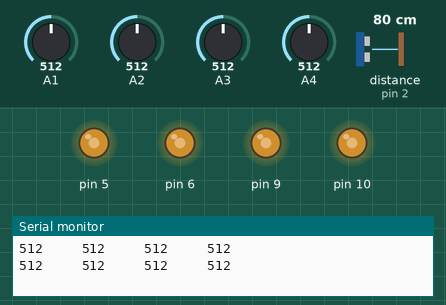
The sketch below on a simulated Arduino Uno, built with avr-gcc and run on an emulated ATmega328P. Parts: output pins drawn as LEDs (lit = HIGH), the last lines printed to the serial monitor. Wiring (inferred from the names in the program): ultrasonic range finder: trigger pin 4; echo pin 2. The inputs (shaded band) are chosen by the test bench; at power-on: A1 = 512, A2 = 512, A3 = 512, A4 = 512, distance to the obstacle (sensor on pin 2) 80 cm. The echo pulse lasts 58.3 µs per cm; pins used as bus, display or sensor lines are not drawn.

Above: at 1.5 s.
1.6 s: A1 set to 601
3.1 s: A1 set to 624
At 3.7 s:
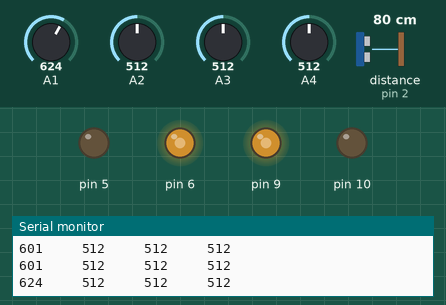
4.7 s: A2 set to 606
6.5 s: A2 set to 643
At 7.4 s:
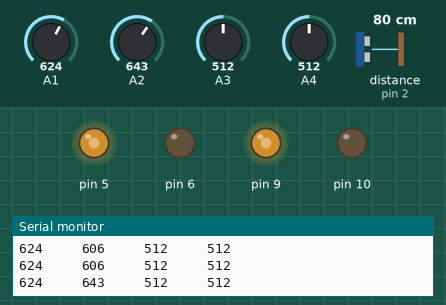
8.2 s: A3 set to 532
10.0 s: A3 set to 557
At 11.2 s:
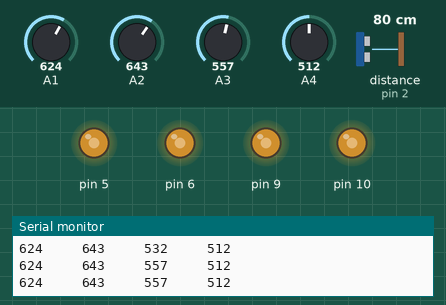
Timing chart, 0 to 12.7 s (numbered marks = the images above; inputs shaded):
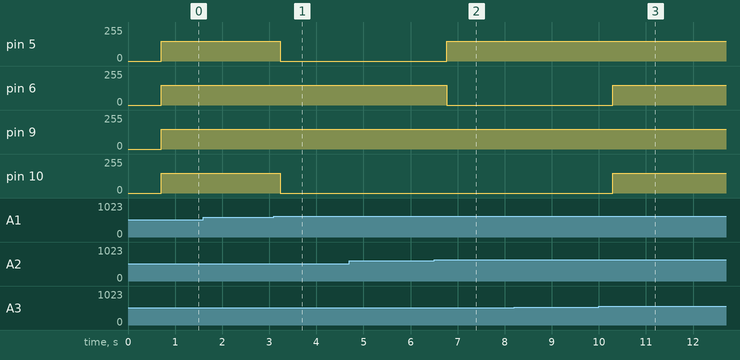

Measured:
- the behaviour switches between 611 and 612 on A1 (found by bisection; images 0 and 1)
- the behaviour switches between 624 and 625 on A2 (found by bisection; images 1 and 2)
- the behaviour switches between 543 and 544 on A3 (found by bisection; images 2 and 3)
- after the input at 3.1 s, pin 5, pin 10: 150/255 → 0/255 after 0.14 s
- after the input at 6.5 s, pin 5: 0/255 → 150/255 after 0.27 s; pin 6: 150/255 → 0/255 after 0.27 s
- after the input at 10.0 s, pin 6, pin 10: 0/255 → 150/255 after 0.30 s

The sketch:

20181127_smart_vase.ino
```cpp
 #include <arduino.h>
 #include <SPI.h>
 #include <SoftwareSerial.h>

const int trigPin = 4;
const int echoPin = 2;
long duration;
int distance;

unsigned long last_light_check_millis = 0;

bool get_light_value(unsigned int &value1, unsigned int &value2, unsigned int &value3, unsigned int &value4){

  unsigned long start_millis = millis();
while ( ((millis() - start_millis ) < 500) ){// timeout(5초)
  ;
}
if ( ( millis() - start_millis ) > 500 ) return false; // timeout인 경우
{
value1 = analogRead(A1);
value2 = analogRead(A2);
value3 = analogRead(A3);
value4 = analogRead(A4);

if(value1 <15 || value1 > 1015){
  return false;
}
if(value2 <15 || value2 > 1015){
  return false;
}
if(value3 <15 || value3 > 1015){
  return false;
}
if(value4 <15 || value4 > 1015){
  return false;
}
}
return true;


}

int Cal_dist(void){
int temp_distance;
digitalWrite(trigPin,LOW);
delayMicroseconds(2);
digitalWrite(trigPin,HIGH);
delayMicroseconds(10);
digitalWrite(trigPin,LOW);
duration = pulseIn(echoPin, HIGH);
temp_distance = duration*0.034/2;
return temp_distance;
}

void setup() {
Serial.begin(9600);
// 오른쪽 바퀴
  pinMode(5, OUTPUT);
  pinMode(6, OUTPUT);

  // 왼쪽 바퀴
 pinMode(9, OUTPUT);
  pinMode(10, OUTPUT);

// 조도센서
  pinMode(A1, INPUT);
pinMode(A2, INPUT);
pinMode(A3, INPUT);
pinMode(A4, INPUT);

// 초음파센서
pinMode(trigPin,OUTPUT);
pinMode(echoPin,INPUT);
}

void loop() {

//if ((millis() - last_light_check_millis) > 50){
//    stop();
//    Serial.print("범인");
//}

if ((millis() - last_light_check_millis) < 200)
  return;

distance = Cal_dist();
if(distance < 20){
 stop();
 return;
}

  unsigned int light1,light2,light3,light4;
if(get_light_value(light1,light2,light3,light4) == true){


Serial.print(light1);
Serial.print("     ");
Serial.print(light2);
Serial.print("     ");
Serial.print(light3);
Serial.print("     ");
Serial.print(light4);
Serial.print("     \n");
//Serial.println(distance);

//Serial.println(distance);


unsigned int max_value = max(light3, max(light1, light2));
unsigned int min_value = min(light3, min(light1, light2));
if ( ( max_value - min_value ) < 100 ){
  stop();
  return;
}
if ( max_value == light1 ){
  right();
}


else if ( max_value == light2 ){
  stop();

if((light2 - light4)>80){
    front();
}

}

 else if ( max_value == light3 ){
  left();
 }
  else{
    stop();
  }

last_light_check_millis = millis();

 /*
if(value1 > value2){
  if(value1>value3){
    Serial.println("value1 is the best");
   right();
  }
  else{
    Serial.println("value3 is the best");
   left();
  }
}
else{
  if(value2 > value3){
    Serial.println("value2 is the best");
    stop();
  }
  else{
    Serial.println("value3 is the best");
    left();
  }
}
*/

}
}


void front()
{
    left_go();
    right_go();
}

void back(){
    left_back();
    right_back();
}

void stop(){
    left_off();
    right_off();
}

void left(){
    right_go();
    left_back();
}

void right(){
    right_back();
    left_go();
}

void right_go(){
    //analogWrite(3, 255);
    analogWrite(5, 150);
    analogWrite(6, 0);
    //Serial.println("우바퀴 정회전    ");
}

void right_back(){
    //analogWrite(3, 255);
    analogWrite(5, 0);
    analogWrite(6, 150);
 //   Serial.println("우바퀴 역회전    ");
}

void right_off(){
    //analogWrite(3, 255);
    analogWrite(5, 150);
    analogWrite(6, 150);
   // Serial.println("우바퀴 정지    ");
}

void left_go(){
    //analogWrite(6, 255);
    analogWrite(9, 150);
    analogWrite(10, 0);
    //Serial.println("좌바퀴 정회전    ");
}

void left_back(){
    //analogWrite(6, 255);
    analogWrite(9, 0);
    analogWrite(10, 150);
    //Serial.println("좌바퀴 역회전    ");
}

void left_off(){
    //analogWrite(6, 255);
    analogWrite(9, 150);
    analogWrite(10, 150);
    //Serial.println("좌바퀴 정지    ");
}
```
